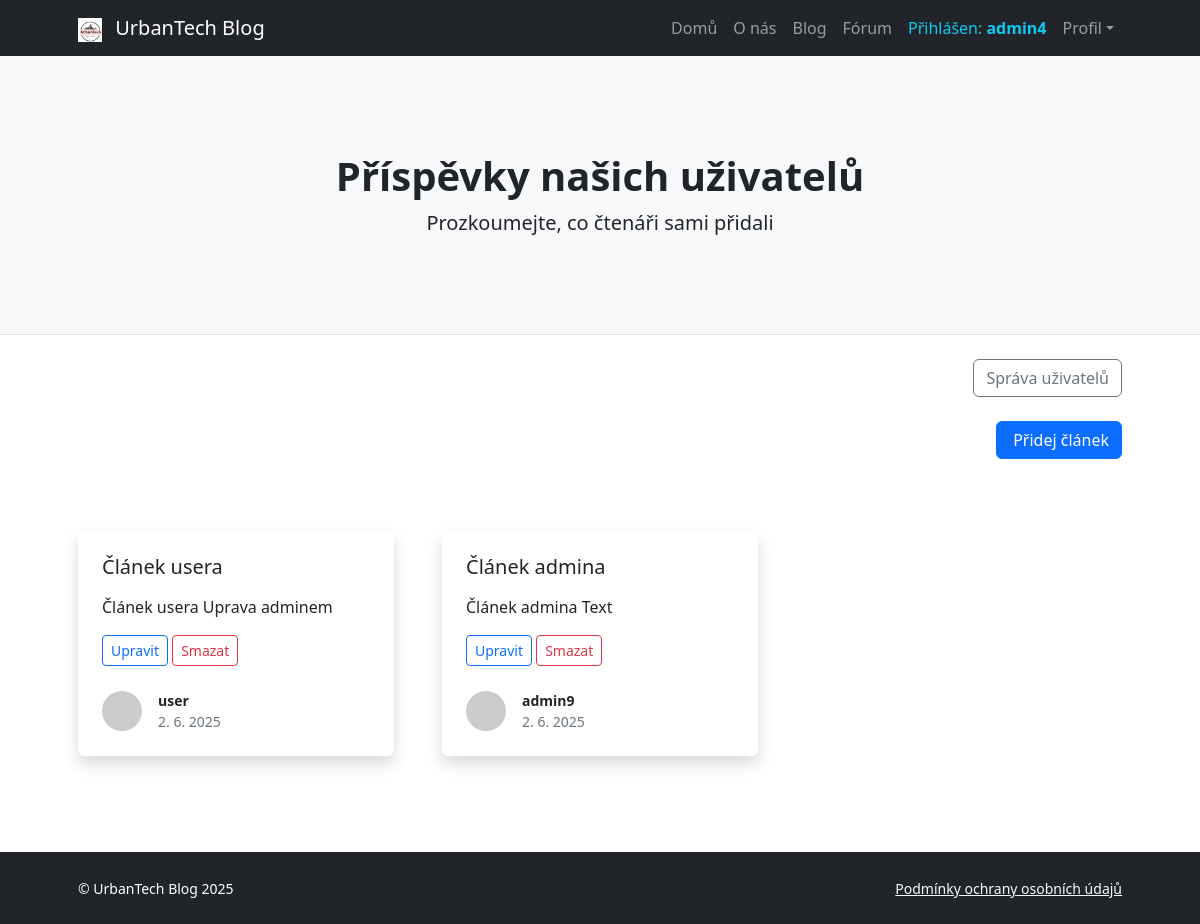
Before: /Views/post/user_post.php (signed in) with the older database file.
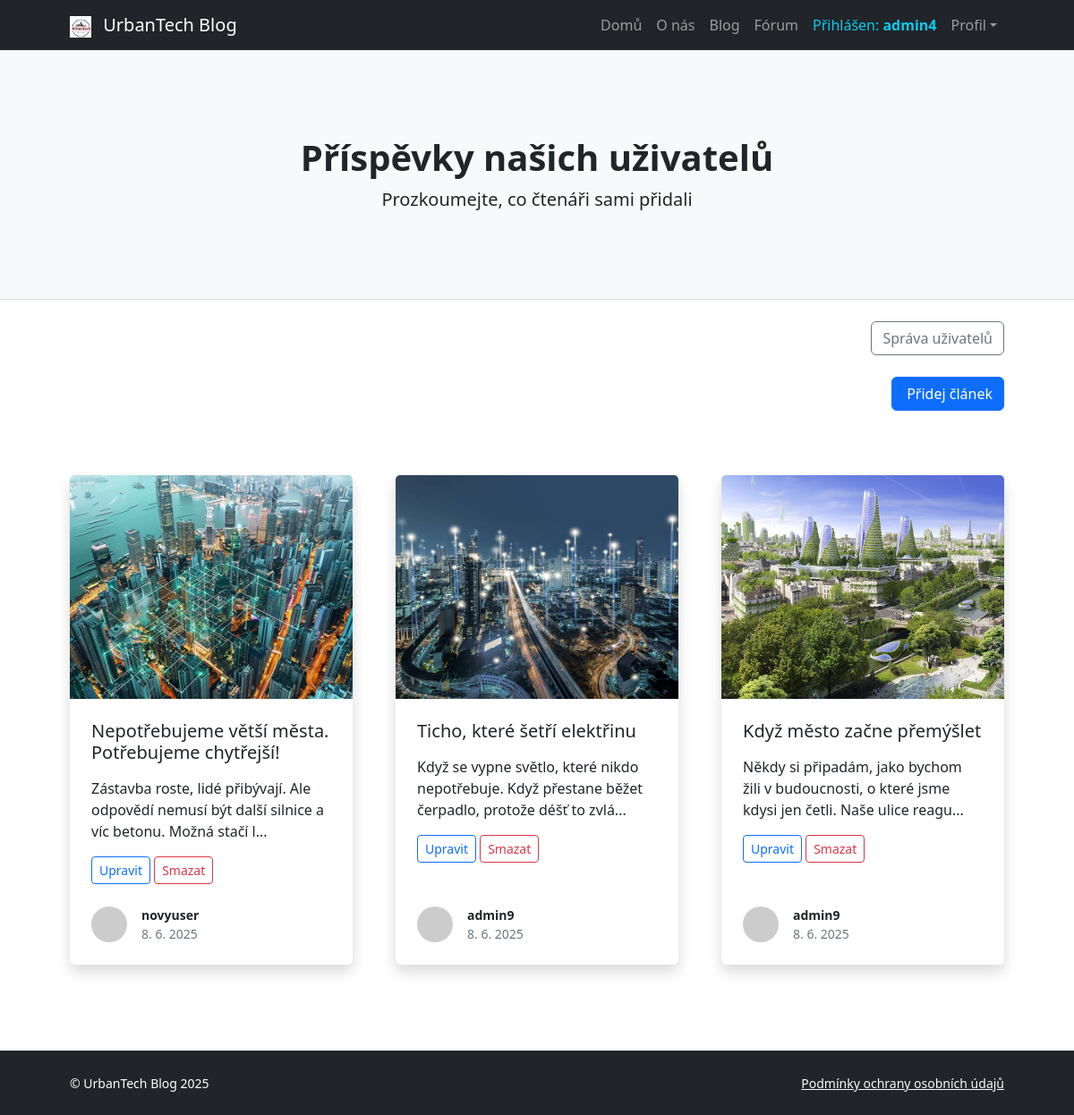
After: the same page with the newer database file.
### tables this page shows
CREATE TABLE `user_posts` (
  `id` int(11) NOT NULL,
  `user_id` int(11) NOT NULL,
  `title` varchar(255) NOT NULL,
  `content` text NOT NULL,
  `image_path` varchar(255) DEFAULT NULL,
  `created_at` datetime DEFAULT current_timestamp()
);

CREATE TABLE `blog_users` (
  `id` int(11) NOT NULL,
  `username` varchar(100) NOT NULL,
  `first_name` varchar(100) DEFAULT NULL,
  `last_name` varchar(100) DEFAULT NULL,
  `email` varchar(255) NOT NULL,
  `password` varchar(255) NOT NULL,
  `role` enum('user','admin') DEFAULT 'user',
  `created_at` timestamp NOT NULL DEFAULT current_timestamp()
);

### Views/post/user_post.php (the view, shortened to what this page needs)
<?php
try {
    $pdo = (new Database())->getConnection();
    $stmt = $pdo->query("SELECT p.id, p.title, p.content, p.image_path, p.created_at, p.user_id, u.username
                     FROM user_posts p
                     JOIN blog_users u ON p.user_id = u.id
                     ORDER BY p.created_at DESC");
    $posts = $stmt->fetchAll(PDO::FETCH_ASSOC);
} catch (PDOException $e) {
    die("Chyba databáze: " . $e->getMessage());
}
?>
<!DOCTYPE html>
<html lang="cs">
<head>
    <link href="https://cdn.jsdelivr.net/npm/bootstrap@5.3.0/dist/css/bootstrap.min.css" rel="stylesheet">
    <link rel="stylesheet" href="../../css/styles.css">
</head>
<body class="d-flex flex-column">
    <main class="flex-shrink-0">
        <?php include 'navbar.php'; ?>
        <header class="py-5 bg-light border-bottom mb-4">
            <div class="container px-5">
                <div class="text-center my-5">
                    <h1 class="fw-bolder">Příspěvky našich uživatelů</h1>
                    <p class="lead mb-0">Prozkoumejte, co čtenáři sami přidali</p>
                </div>
            </div>
        </header>
        <?php if (isset($_SESSION['role']) && $_SESSION['role'] === 'admin'): ?>
            <div class="container px-5 mb-4 text-end">
                <a href="user_list.php" class="btn btn-outline-secondary">Správa uživatelů</a>
            </div>
        <?php endif; ?>
        <?php if (isset($_SESSION['user_id'])): ?>
            <div class="container px-5 mb-4 text-end">
                <a href="create_user_post.php" class="btn btn-primary">
                    <i class="bi bi-plus-circle me-1"></i> Přidej článek
                </a>
            </div>
        <?php endif; ?>
        <section class="py-5">
            <div class="container px-5">
                <div class="row gx-5">
                    <?php foreach ($posts as $post): ?>
                        <div class="col-lg-4 mb-5">
                            <div class="card h-100 shadow border-0">
                                <?php if (!empty($post['image_path'])): ?>
                                    <img class="card-img-top" src="../../uploads/<?= htmlspecialchars($post['image_path']) ?>" alt="Obrázek příspěvku"
                                        style="height: 250px; width: 100%; object-fit: cover;">
                                <?php endif; ?>
                                <div class="card-body p-4">
                                    <h5 class="card-title mb-3">
                                        <a class="text-decoration-none link-dark" href="user_post_detail.php?id=<?= $post['id'] ?>">
                                            <?= htmlspecialchars($post['title']) ?>
                                        </a>
                                    </h5>
                                    <p class="card-text mb-3"><?= htmlspecialchars(mb_strimwidth($post['content'], 0, 100, '...')) ?></p>
                                    <?php if (
                                        isset($_SESSION['user_id']) &&
                                        ($_SESSION['user_id'] == $post['user_id'] || $_SESSION['role'] === 'admin')
                                    ): ?>
                                        <div class="mt-2">
                                            <a href="edit_user_post.php?id=<?= $post['id'] ?>" class="btn btn-sm btn-outline-primary">Upravit</a>
                                            <form method="post" action="../../Controllers/delete_user_post.php" class="d-inline" onsubmit="return confirm('Opravdu chcete smazat tento příspěvek?');">
                                                <button type="submit" class="btn btn-sm btn-outline-danger">Smazat</button>
                                            </form>
                                        </div>
                                    <?php endif; ?>
                                </div>
                                <div class="card-footer p-4 pt-0 bg-transparent border-top-0">
                                    <div class="d-flex align-items-end justify-content-between">
                                        <div class="d-flex align-items-center">
                                            <img class="rounded-circle me-3" src="https://dummyimage.com/40x40/ced4da/6c757d" alt="avatar" />
                                            <div class="small">
                                                <div class="fw-bold"><?= htmlspecialchars($post['username']) ?></div>
                                                <div class="text-muted"><?= date('j. n. Y', strtotime($post['created_at'])) ?></div>
                                            </div>
                                        </div>
                                    </div>
                                </div>
                            </div>
                        </div>
                    <?php endforeach; ?>
                </div>
            </div>
        </section>
    </main>
    <?php include 'footer.php'; ?>
</body>
</html>

### Views/post/navbar.php (shortened to what this page needs)
<nav class="navbar navbar-expand-lg navbar-dark bg-dark">
    <div class="container px-5">
        <a class="navbar-brand" href="../pages/index.php">
            <img src="../../assets/favicon.ico" style="height: 24px; width: 24px; margin-right: 8px;">
            UrbanTech Blog
        </a>
        <div class="collapse navbar-collapse" id="navbarSupportedContent">
            <ul class="navbar-nav ms-auto mb-2 mb-lg-0">
                <li class="nav-item"><a class="nav-link" href="../pages/index.php">Domů</a></li>
                <li class="nav-item"><a class="nav-link" href="../pages/about.php">O nás</a></li>
                <li class="nav-item"><a class="nav-link" href="../pages/blog.php">Blog</a></li>
                <li class="nav-item"><a class="nav-link" href="user_post.php">Fórum</a></li>
                <?php if (isset($_SESSION['username'])): ?>
                    <li class="nav-item">
                        <span class="nav-link text-info">Přihlášen: <strong><?= htmlspecialchars($_SESSION['username']) ?></strong></span>
                    </li>
                <?php endif; ?>
                <li class="nav-item dropdown">
                    <a class="nav-link dropdown-toggle" id="navbarDropdownBlog" href="#" role="button" data-bs-toggle="dropdown" aria-expanded="false">Profil</a>
                </li>
            </ul>
        </div>
    </div>
</nav>

### Views/post/footer.php
<footer class="bg-dark py-4 mt-auto">
    <div class="container px-5">
        <div class="row align-items-center justify-content-between flex-column flex-sm-row">
            <div class="col-auto">
                <div class="small m-0 text-white">© UrbanTech Blog 2025</div>
            </div>
            <div class="col-auto">
                <a class="link-light small" href="../pages/podminky.php">Podmínky ochrany osobních údajů</a>
            </div>
        </div>
    </div>
</footer>

Changed rows visible on the page:
removed user_posts: title "Článek usera", content "Článek usera Uprava adminem", user.username "user", created_at "2. 6. 2025"
removed user_posts: title "Článek admina", content "Článek admina Text", user.username "admin9", created_at "2. 6. 2025"
added user_posts: image_path (picture), title "Nepotřebujeme větší města. Potřebujeme chytřejší!", content "Zástavba roste, lidé přibývají. Ale odpovědí nemusí být další silnice a víc betonu. Možná stačí l...", user.username "novyuser", created_at "8. 6. 2025"
added user_posts: image_path (picture), title "Ticho, které šetří elektřinu", content "Když se vypne světlo, které nikdo nepotřebuje. Když přestane běžet čerpadlo, protože déšť to zvlá...", user.username "admin9", created_at "8. 6. 2025"
added user_posts: image_path (picture), title "Když město začne přemýšlet", content "Někdy si připadám, jako bychom žili v budoucnosti, o které jsme kdysi jen četli. Naše ulice reagu...", user.username "admin9", created_at "8. 6. 2025"
